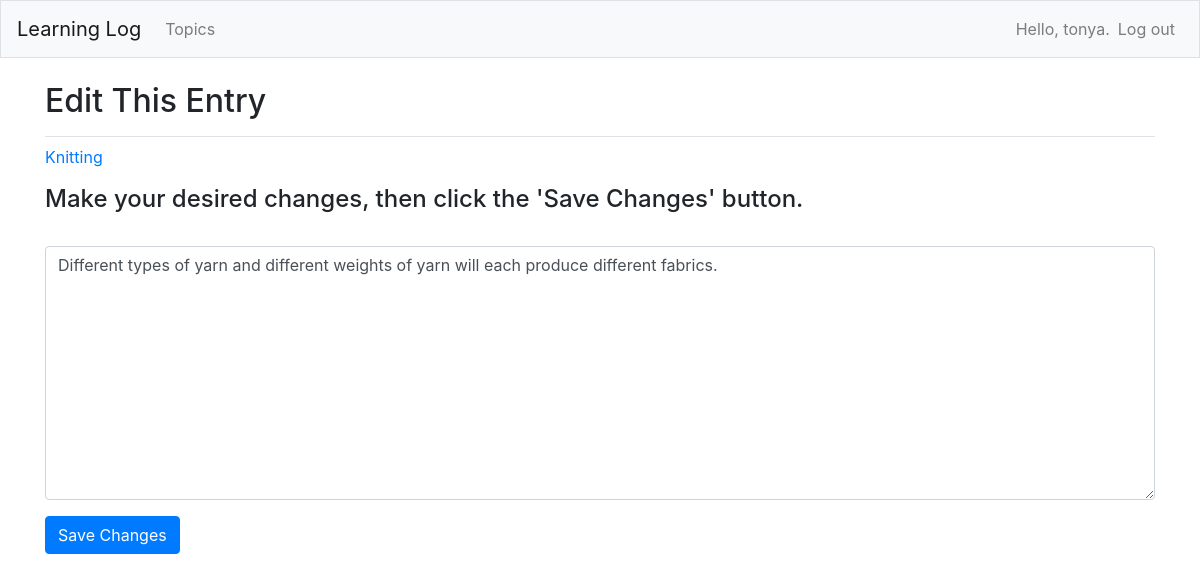
The app's page /edit_entry/5/ (signed in), older data.
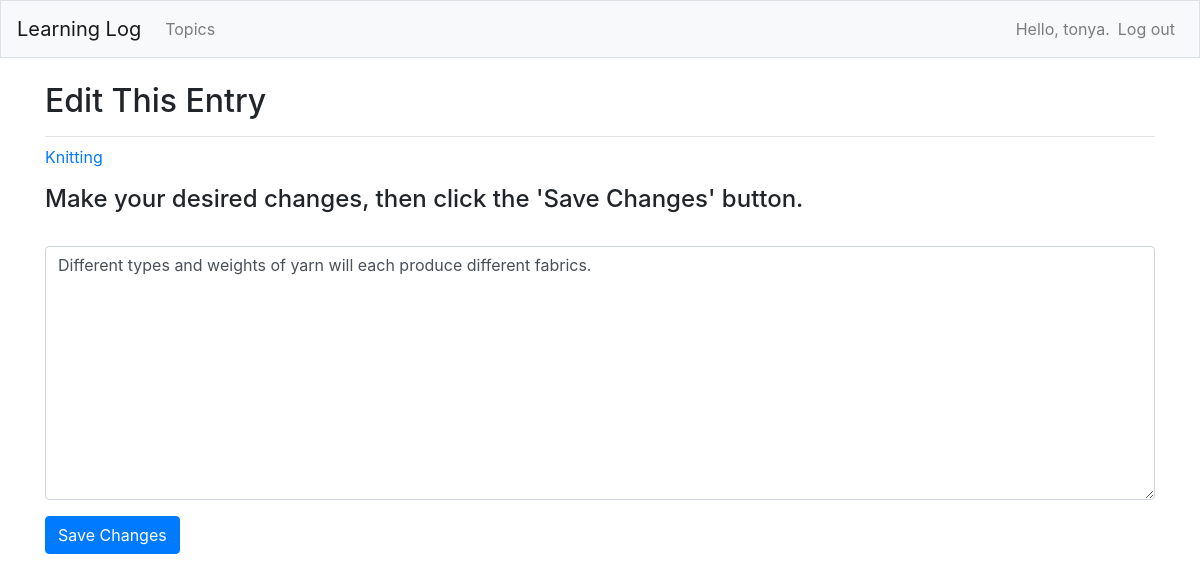
The same page, newer data.
### learning_logs/models.py (models this page shows, shortened)
class Entry(models.Model):
    topic = models.ForeignKey(Topic, on_delete=models.CASCADE)
    text = models.TextField()
    date_added = models.DateTimeField(auto_now_add=True)
    class Meta:
        verbose_name_plural = 'entries'

### learning_logs/views.py (the view)
# urls.py: path('edit_entry/<int:entry_id>/', views.edit_entry, name='edit_entry'),
@login_required
def edit_entry(request, entry_id):
    entry = Entry.objects.get(id=entry_id)
    topic = entry.topic
    if topic.owner != request.user:
        raise Http404
    if request.method != 'POST':
        form = EntryForm(instance=entry)
    else:
        form = EntryForm(instance=entry, data=request.POST)
        if form.is_valid():
            form.save()
            return redirect('learning_logs:topic', topic_id=topic.id)
    context = {'entry': entry, 'topic': topic, 'form': form}
    return render(request, 'learning_logs/edit_entry.html', context)

### learning_logs/forms.py
class EntryForm(forms.ModelForm):
    class Meta:
        model = Entry
        fields = ['text']
        labels = {'text': ''}
        widgets = {'text': forms.Textarea(attrs={'cols': 90})}

### learning_logs/models.py (called while the page is built)
    def __str__(self):
        return self.text

### learning_logs/templates/learning_logs/edit_entry.html (shortened to what this page needs)
{% extends "learning_logs/base.html" %}
{% load bootstrap4 %}
{% block page_header %}
    <h2>Edit This Entry</h2>
{% endblock page_header %}
{% block content %}
    <p><a href="{% url 'learning_logs:topic' topic.id %}">{{ topic }}</a></p>
<h4>Make your desired changes, then click the 'Save Changes' button.</h4>
    <form method="post" action="{% url 'learning_logs:edit_entry' entry.id %}" class="form">
        {% bootstrap_form form %}
        {% buttons %}
            <button name="submit" class="btn btn-primary">Save Changes</button>
        {% endbuttons %}
    </form>
{% endblock content %}

Row changes from the older to the newer data that the page shows:
changed Entry: text "Different types of yarn and different weights of yarn will each produce different fabrics." → "Different types and weights of yarn will each produce different fabrics."
